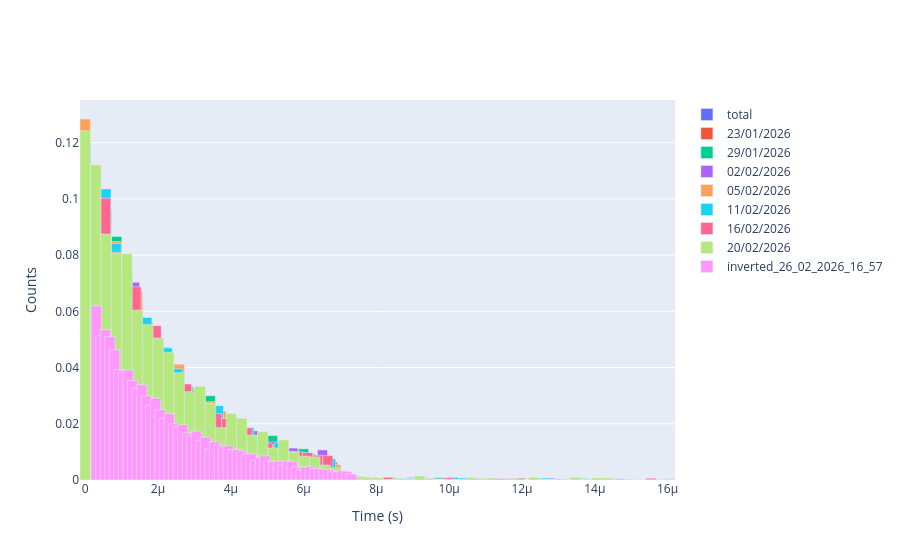

The notebook cell saved with this chart:
### Markdown cell above
## Hists

### Code cell
# data_2 = data_2[(data_2 > 0.6e-6) & (data_2 < 1.8e-6)]
data_8_cut = data_8[(data_8 > 3e-7)&(data_8 < 7.6e-6)]
count, edges = np.histogram(data, bins=n_bins , density=False)
count_1, edges_1 = np.histogram(data_1, bins=n_bins , density=False)
count_2, edges_2 = np.histogram(data_2, bins=n_bins , density=False)
count_3, edges_3 = np.histogram(data_3, bins=n_bins , density=False)
count_4, edges_4 = np.histogram(data_4, bins=n_bins , density=False)
count_5, edges_5 = np.histogram(data_5, bins=n_bins , density=False)
count_6, edges_6 = np.histogram(data_6, bins=n_bins , density=False)
count_7, edges_7 = np.histogram(data_7, bins=n_bins , density=False)
count_8, edges_8 = np.histogram(data_8_cut, bins=n_bins , density=False)
print (len(data), len(data_1))
fig = go.Figure()

fig.add_trace(go.Bar(x=edges[:-1],  y=count   / len(data),   name='total',        width=np.diff(edges)))
fig.add_trace(go.Bar(x=edges_1[:-1], y=count_1 / len(data_1), name='23/01/2026',   width=np.diff(edges_1)))
fig.add_trace(go.Bar(x=edges_2[:-1], y=count_2 / len(data_2), name='29/01/2026',   width=np.diff(edges_2)))
fig.add_trace(go.Bar(x=edges_3[:-1], y=count_3 / len(data_3), name='02/02/2026',   width=np.diff(edges_3)))
fig.add_trace(go.Bar(x=edges_4[:-1], y=count_4 / len(data_4), name='05/02/2026',   width=np.diff(edges_4)))
fig.add_trace(go.Bar(x=edges_5[:-1], y=count_5 / len(data_5), name='11/02/2026',   width=np.diff(edges_5)))
fig.add_trace(go.Bar(x=edges_6[:-1], y=count_6 / len(data_6), name='16/02/2026',   width=np.diff(edges_6)))
fig.add_trace(go.Bar(x=edges_7[:-1], y=count_7 / len(data_7), name='20/02/2026',   width=np.diff(edges_7)))
fig.add_trace(go.Bar(x=edges_8[:-1], y=count_8 / len(data_8_cut), name='inverted_26_02_2026_16_57',   width=np.diff(edges_7)))
fig.update_layout(
    xaxis_title='Time (s)',
    yaxis_title='Counts',
    bargap=0
)

fig.show()
